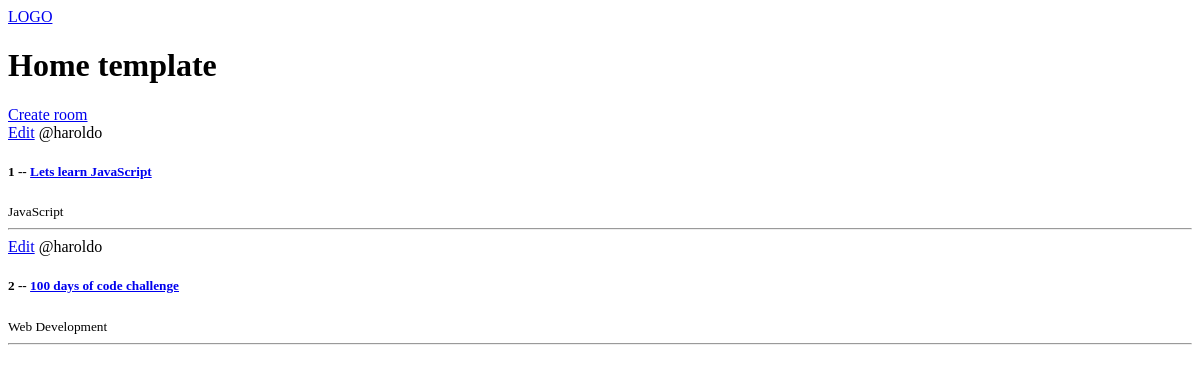
The app's page /, older data.
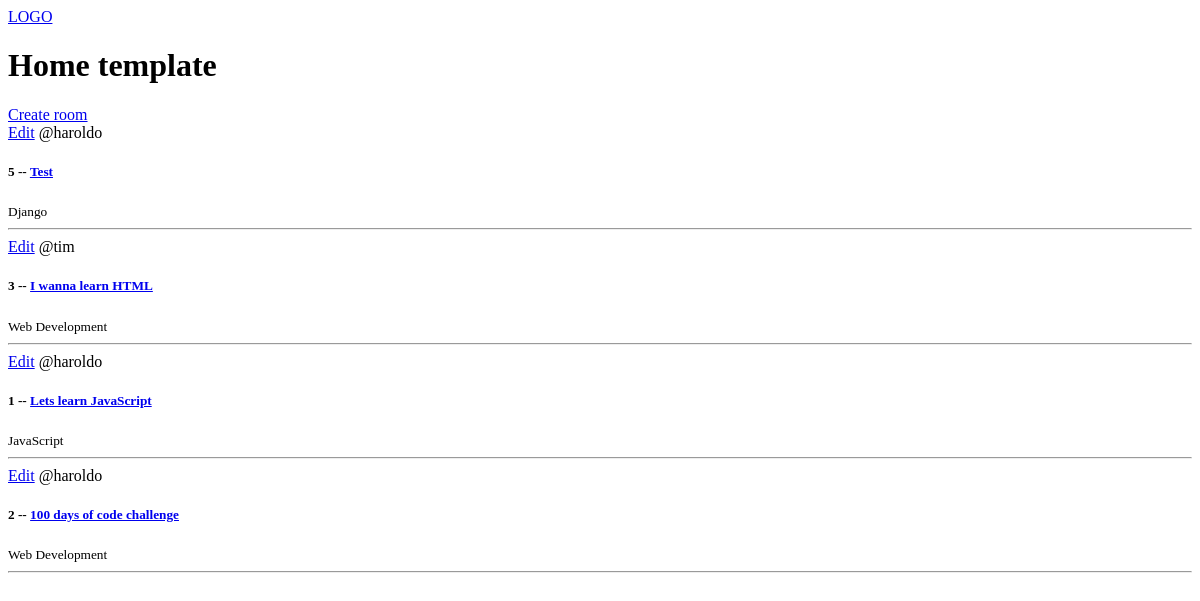
The same page, newer data.
### base/models.py (models this page shows, shortened)
class Room(models.Model):
    host = models.ForeignKey(User, on_delete=models.SET_NULL, null=True)
    topic = models.ForeignKey(Topic, on_delete=models.SET_NULL, null=True)
    name = models.CharField(max_length=200)
    description = models.TextField(null=True, blank=True)
    updated = models.DateTimeField(auto_now=True)
    created = models.DateTimeField(auto_now_add=True)
    class Meta:
        ordering = ['-updated', '-created']

class Topic(models.Model):
    name = models.CharField(max_length=200)

### base/views.py (the view)
# urls.py: path('', views.home, name='home'),
def home(request):
    rooms = Room.objects.all()
    context = {'rooms': rooms}
    return render(request, 'base/home.html', context)

### base/templates/base/home.html
{% extends 'main.html' %}
{% block content %}
<h1>Home template</h1>
<div>
  <a href="{% url 'create-room' %}">Create room</a>
  <div>
    {% for room in rooms %}
    <div>
      <a href="{% url 'update-room' room.id %}">Edit</a>
      <span>@{{room.host.username}}</span>
      <h5>{{room.id}} -- <a href="{% url 'room' room.id %}">{{room.name}}</a></h5>
    <small>{{room.topic.name}}</small>
    <hr>
    </div>
    {% endfor %}
  </div>
</div>
{% endblock content %}

### templates/main.html (shortened to what this page needs)
<!DOCTYPE html>
<html lang="en">
  <head>
  </head>
  <body>{% include 'navbar.html' %}
    {% block content %}{% endblock %}
  </body>
</html>

### templates/navbar.html
<a href="/">LOGO</a>

Row changes from the older to the newer data that the page shows:
added Room: host.username "haroldo", id "5", name "Test", topic.name "Django"
added Room: host.username "tim", id "3", name "I wanna learn HTML", topic.name "Web Development"
